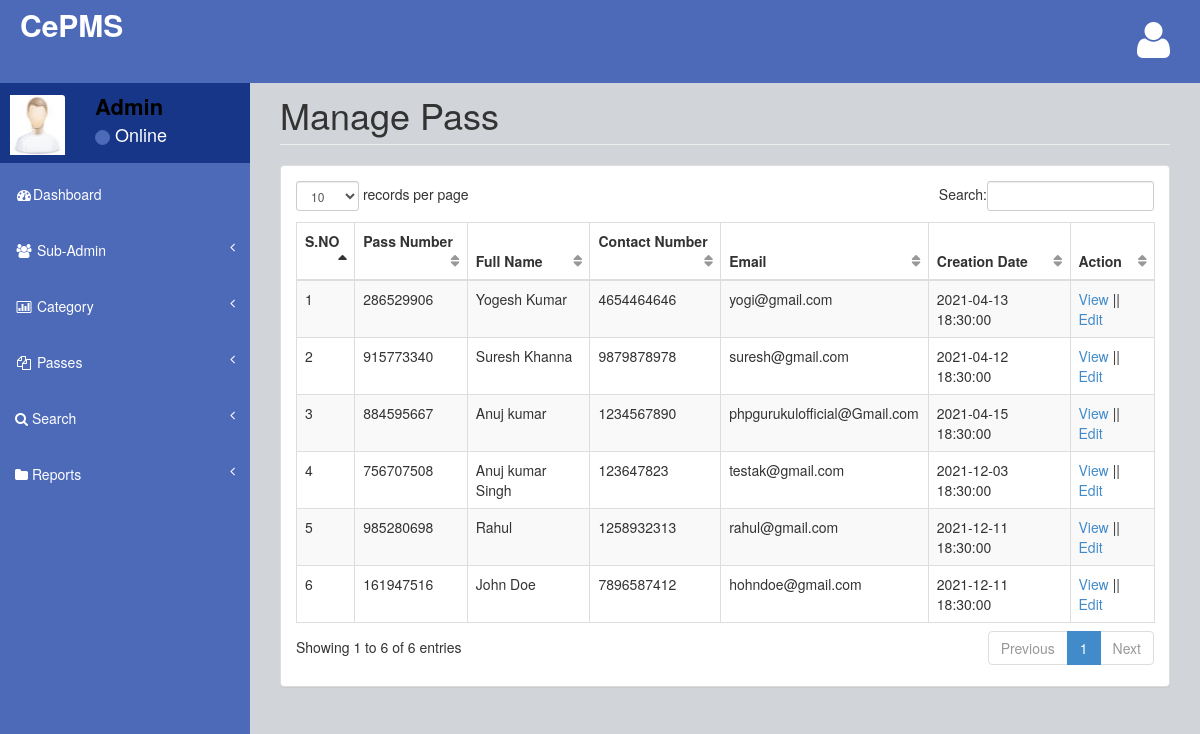
Page /admin/manage-pass.php (signed in) on the committed database.
### tables this page shows
CREATE TABLE `tblpass` (
  `ID` int(10) NOT NULL,
  `PassNumber` varchar(200) DEFAULT NULL,
  `FullName` varchar(200) DEFAULT NULL,
  `ContactNumber` bigint(10) DEFAULT NULL,
  `Email` varchar(200) DEFAULT NULL,
  `IdentityType` varchar(200) DEFAULT NULL,
  `IdentityCardno` varchar(200) DEFAULT NULL,
  `Category` varchar(200) DEFAULT NULL,
  `FromDate` varchar(200) DEFAULT NULL,
  `ToDate` varchar(200) DEFAULT NULL,
  `PasscreationDate` timestamp NULL DEFAULT current_timestamp(),
  `CreatedBy` varchar(120) DEFAULT NULL
);

### admin/manage-pass.php (the view, shortened to what this page needs)
<?php
include('includes/dbconnection.php');
if (strlen($_SESSION['cpmsaid']==0)) {
  header('location:logout.php');
  } else{
  ?>
<!DOCTYPE html>
<html>
<head>
    <link href="assets/plugins/bootstrap/bootstrap.css" rel="stylesheet" />
    <link href="assets/font-awesome/css/font-awesome.css" rel="stylesheet" />
    <link href="assets/plugins/pace/pace-theme-big-counter.css" rel="stylesheet" />
  <link href="assets/css/style.css" rel="stylesheet" />
      <link href="assets/css/main-style.css" rel="stylesheet" />
    <link href="assets/plugins/dataTables/dataTables.bootstrap.css" rel="stylesheet" />
</head>
<body>
    <div id="wrapper">
       <?php include_once('includes/header.php');?>
        <?php include_once('includes/sidebar.php');?>
        <div id="page-wrapper">
            <div class="row">
                <div class="col-lg-12">
                    <h1 class="page-header">Manage Pass</h1>
                </div>
            </div>
            <div class="row">
                <div class="col-lg-12">
                    <div class="panel panel-default">
                        <div class="panel-body">
                            <div class="table-responsive">
                                <table class="table table-striped table-bordered table-hover" id="dataTables-example">
                                    <thead>
                                        <tr>
                                            <th>S.NO</th>
                                           <th>Pass Number</th>
                                            <th>Full Name</th>
                                            <th>Contact Number</th>
                                            <th>Email</th>
                                            <th>Creation Date</th>
                                            <th>Action</th>
                                        </tr>
                                    </thead>
                                    <tbody>
                                        <?php
$sql="SELECT * from tblpass";
$query = $dbh -> prepare($sql);
$query->execute();
$results=$query->fetchAll(PDO::FETCH_OBJ);
$cnt=1;
if($query->rowCount() > 0)
{
foreach($results as $row)
{               ?>
                                       <tr>
                  <td><?php echo htmlentities($cnt);?></td>
                  <td><?php  echo htmlentities($row->PassNumber);?></td>
                  <td><?php  echo htmlentities($row->FullName);?></td>
                  <td><?php  echo htmlentities($row->ContactNumber);?></td>
                  <td><?php  echo htmlentities($row->Email);?></td>
                  <td><?php  echo htmlentities($row->PasscreationDate);?></td>
                  <td><a href="view-pass-detail.php?viewid=<?php echo htmlentities ($row->ID);?>">View</a>  ||  <a href="edit-pass-detail.php?editid=<?php echo htmlentities ($row->ID);?>">Edit</a></td>
                </tr>
               <?php $cnt=$cnt+1;}} ?>
                                    </tbody>
                                </table>
                            </div>
                        </div>
                    </div>
                </div>
            </div>
        </div>
    </div>
</body>
</html>
<?php }  ?>

### admin/includes/sidebar.php (shortened to what this page needs)
<?php
include('includes/dbconnection.php');
?>
        <nav class="navbar-default navbar-static-side" role="navigation">
            <div class="sidebar-collapse">
                <ul class="nav" id="side-menu">
                    <li>
                        <div class="user-section">
                            <div class="user-section-inner">
                                <img src="assets/img/user.jpg" alt="">
                            </div>
                            <div class="user-info">
                                <?php
$aid=$_SESSION['cpmsaid'];
$sql="SELECT AdminName from  tbladmin where ID=:aid";
$query = $dbh -> prepare($sql);
$query->bindParam(':aid',$aid,PDO::PARAM_STR);
$query->execute();
$results=$query->fetchAll(PDO::FETCH_OBJ);
$cnt=1;
if($query->rowCount() > 0)
{
foreach($results as $row)
{               ?>
                                <div><strong><?php  echo $row->AdminName;?></strong></div>
                                <div class="user-text-online">
                                    <span class="user-circle-online btn btn-success btn-circle "></span>&nbsp;Online
                                </div>
                            </div>
                            <?php $cnt=$cnt+1;}} ?>
                        </div>
                    </li>
                    <li class="selected">
                        <a href="dashboard.php"><i class="fa fa-dashboard fa-fw"></i>Dashboard</a>
                    </li>
    <li>
                        <a href="#"><i class="fa fa-users fa-fw"></i> Sub-Admin<span class="fa arrow"></span></a>
                    </li>
                    <li>
                        <a href="#"><i class="fa fa-bar-chart-o fa-fw"></i> Category<span class="fa arrow"></span></a>
                    </li>
                    <li>
                        <a href="#"><i class="fa fa-files-o fa-fw"></i> Passes<span class="fa arrow"></span></a>
                    </li>
                    <li>
                        <a href="search-pass.php"><i class="fa fa-search"></i>  Search<span class="fa arrow"></span></a>
                        </li>
                          <li>
                        <a href="#"><i class="fa fa-folder"></i> Reports<span class="fa arrow"></span></a>
                    </li>
                </ul>
            </div>
        </nav>

### admin/assets/css/style.css (style rules this page uses)
body { background-color: #f8f8f8; }
#wrapper { width: 100%; margin-top: 55px!important; background-color:#4d6ab9; }
#page-wrapper { padding: 0 15px; min-height: 568px; background-color:rgb(209, 212, 216); }
.navbar-static-side ul li { border-bottom:1px solid #4d6ab9 !important; }
.arrow { float: right; }
.fa.arrow:before { content: "\f104"; }
@media (min-width:768px) { .navbar-static-side { z-index: 1; position: absolute; width: 250px; } }
table.dataTable thead .sorting, table.dataTable thead .sorting_asc:after, table.dataTable thead .sorting_desc, table.dataTable thead .sorting_asc_disabled, table.dataTable thead .sorting_desc_disabled { background: transparent; }
table.dataTable thead .sorting_asc:after { content: "\f0de"; float: right; font-family: fontawesome; }
table.dataTable thead .sorting:after { content: "\f0dc"; float: right; font-family: fontawesome; color: rgba(50,50,50,.5); }
.btn-circle { width: 30px; height: 30px; padding: 6px 0; border-radius: 15px; text-align: center; font-size: 12px; line-height: 1.428571429; }

### admin/assets/css/main-style.css (style rules this page uses)
.user-section-inner { height: 65px; width: 65px; -moz-border-radius: 3px; -webkit-border-radius: 3px; border-radius: 3px; overflow: hidden; display: inline-block; float: left; margin-right: 15px; margin-top: 20px; }
.user-section-inner img { margin-left:10px; width:55px; height:60px; }
.user-info { display: block; color:#000!important; display: inline-block; padding: 15px; margin-bottom: 0px }
.user-text-online { font-size:18px; color:#fff }
.user-circle-online { width: 15px!important; height: 15px!important; }
.nav > li > a { padding: 20px 15px; }
#side-menu { background-color:#4d6ab9; }
#side-menu a { color:#fff; border-bottom: 1px solid #4d6ab9 !important; height: 55px; }
.selected { background-color:#4d6ab9; }
.navbar-default { border-color: #4d6ab9; }
@media (min-width:768px) { #page-wrapper { position: inherit; margin: 0 0 0 250px; padding: 0 30px; min-height: 1000px; } }

### rows in the picture
tblpass: PassNumber "286529906", FullName "Yogesh Kumar", ContactNumber "4654464646", Email "yogi@gmail.com", PasscreationDate "2021-04-13 18:30:00"
tblpass: PassNumber "915773340", FullName "Suresh Khanna", ContactNumber "9879878978", Email "suresh@gmail.com", PasscreationDate "2021-04-12 18:30:00"
tblpass: PassNumber "884595667", FullName "Anuj kumar", ContactNumber "1234567890", Email "phpgurukulofficial@Gmail.com", PasscreationDate "2021-04-15 18:30:00"
tblpass: PassNumber "756707508", FullName "Anuj kumar Singh", ContactNumber "123647823", Email "testak@gmail.com", PasscreationDate "2021-12-03 18:30:00"
tblpass: PassNumber "985280698", FullName "Rahul", ContactNumber "1258932313", Email "rahul@gmail.com", PasscreationDate "2021-12-11 18:30:00"
tblpass: PassNumber "161947516", FullName "John Doe", ContactNumber "7896587412", Email "hohndoe@gmail.com", PasscreationDate "2021-12-11 18:30:00"

### other values in the picture
$row->AdminName "Admin"
